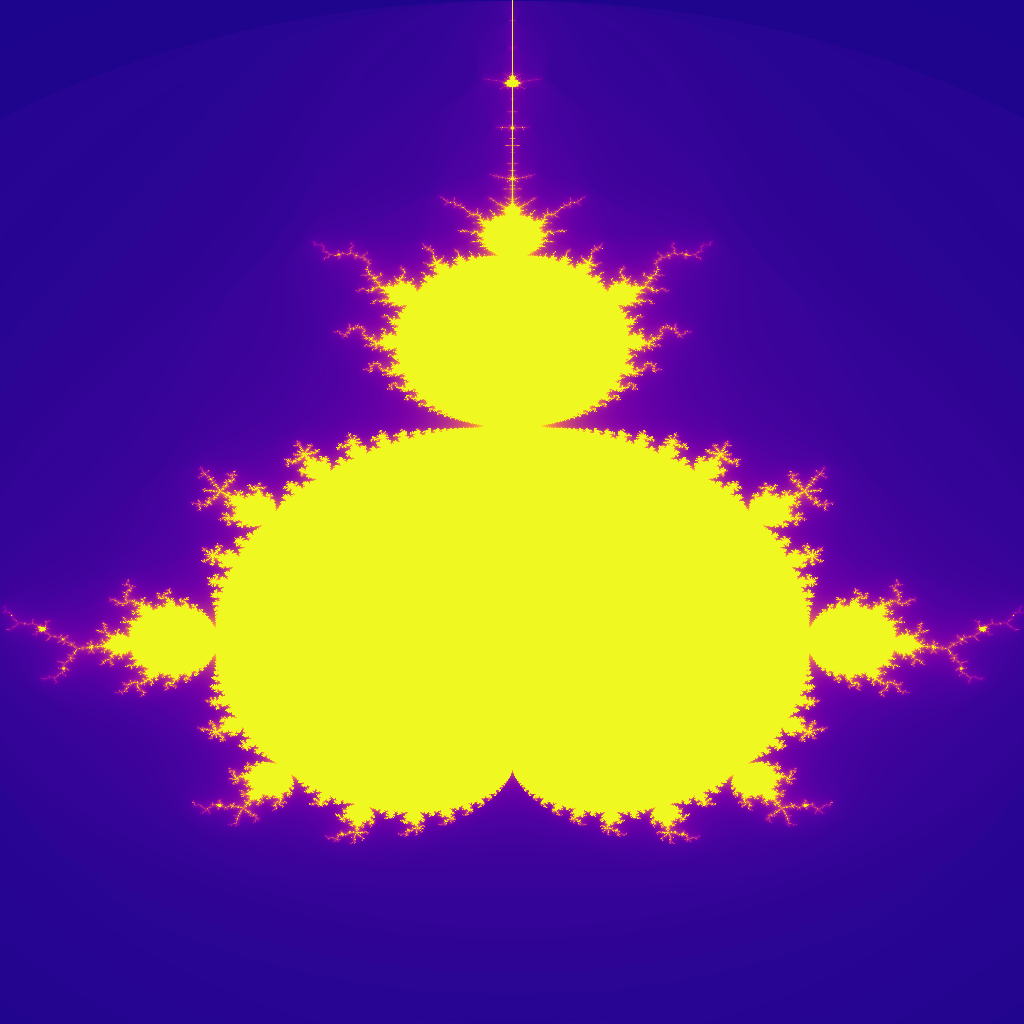

Source code (Python):
# mandelbrot_master_slave.py
import numpy as np
from mpi4py import MPI
from dataclasses import dataclass
from PIL import Image
from math import log
from time import time
import matplotlib.cm

# --- CLASSE VECTORISÉE ---
class MandelbrotSet:
    def __init__(self, max_iterations : int, escape_radius : float = 2. ):
        self.max_iterations = max_iterations
        self.escape_radius  = escape_radius

    def convergence(self, c: np.ndarray, smooth=False, clamp=True) -> np.ndarray:
        value = self.count_iterations(c, smooth)/self.max_iterations
        return np.maximum(0.0, np.minimum(value, 1.0)) if clamp else value

    def count_iterations(self, c: np.ndarray,  smooth=False) -> np.ndarray:
        iter = self.max_iterations * np.ones(c.shape, dtype=np.double)
        mask = (np.abs(c) >= 0.25) | (np.abs(c+1.) >= 0.25)
        
        z = np.zeros(c.shape, dtype=np.complex128)
        for it in range(self.max_iterations):
            z[mask] = z[mask]*z[mask] + c[mask]
            has_diverged = np.abs(z) > self.escape_radius
            if has_diverged.size > 0:
                iter[has_diverged] = np.minimum(iter[has_diverged], it)
                mask = mask & ~has_diverged
            if np.any(mask) == False : break
        
        has_diverged = np.abs(z) > 2
        if smooth:
            iter[has_diverged] += 1 - np.log(np.log(np.abs(z[has_diverged])))/log(2)
        return iter

# --- CONFIGURATION MPI ---
comm = MPI.COMM_WORLD
rank = comm.Get_rank()
size = comm.Get_size()

TAG_WORK = 11
TAG_DATA = 12
TAG_STOP = 13

width, height = 1024, 1024
max_iter = 50 
mandelbrot_set = MandelbrotSet(max_iterations=max_iter, escape_radius=2.)
scaleX = 3./width
scaleY = 2.25/height

# ==========================================
# MAÎTRE (MASTER) - RANK 0
# ==========================================
if rank == 0:
    print(f"Maître-Esclave démarré avec {size} processus.")
    final_convergence = np.empty((height, width), dtype=np.double)
    
    next_row = 0
    total_rows = height
    active_workers = 0
    
    deb = time()

    # 1. Distribution initiale
    for worker_rank in range(1, size):
        if next_row < total_rows:
            comm.send(next_row, dest=worker_rank, tag=TAG_WORK)
            next_row += 1
            active_workers += 1
        else:
            comm.send(None, dest=worker_rank, tag=TAG_STOP)

    # 2. Boucle dynamique
    while active_workers > 0:
        status = MPI.Status()
        # Réception (index, données)
        data = comm.recv(source=MPI.ANY_SOURCE, tag=TAG_DATA, status=status)
        source_rank = status.Get_source()
        
        row_idx, row_data = data
        final_convergence[row_idx, :] = row_data

        if next_row < total_rows:
            comm.send(next_row, dest=source_rank, tag=TAG_WORK)
            next_row += 1
        else:
            comm.send(None, dest=source_rank, tag=TAG_STOP)
            active_workers -= 1

    fin = time()
    print(f"Maître-Esclave Temps Total : {fin-deb:.4f} s")
    
    image = Image.fromarray(np.uint8(matplotlib.cm.plasma(final_convergence.T)*255))
    image.save("mandelbrot_master_slave.png")

# ==========================================
# ESCLAVE (SLAVE) - RANK > 0
# ==========================================
else:
    while True:
        status = MPI.Status()
        y = comm.recv(source=0, tag=MPI.ANY_TAG, status=status)
        tag = status.Get_tag()

        if tag == TAG_STOP:
            break

        if tag == TAG_WORK:
            # Calcul vectorisé de la ligne complète
            real_vals = np.linspace(-2.0, -2.0 + scaleX * width, width, endpoint=False)
            imag_val = -1.125 + scaleY * y
            c_row = real_vals + 1j * imag_val
            
            result_row = mandelbrot_set.convergence(c_row, smooth=True)
            
            comm.send((y, result_row), dest=0, tag=TAG_DATA)